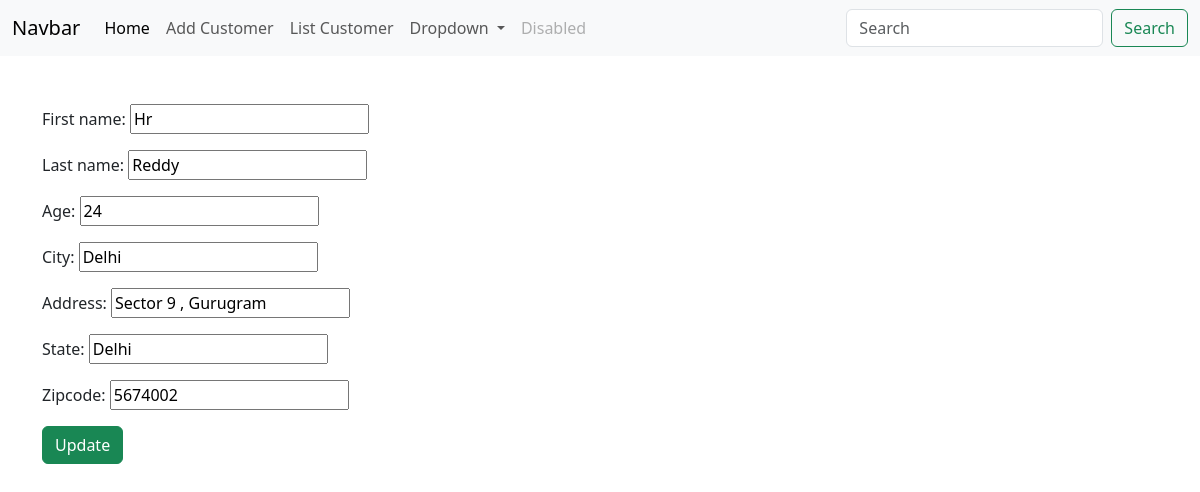
Page /update/3 on the committed database.
### crm_app1/models.py (models this page shows, shortened)
class CustomerRecord(models.Model):
    created_at = models.DateTimeField(auto_now_add=True)
    first_name = models.CharField(max_length=100)
    last_name = models.CharField(max_length=100)
    age = models.IntegerField()
    city = models.CharField(max_length=50)
    address = models.CharField(max_length=120)
    state = models.CharField(max_length=50)
    zipcode = models.IntegerField()

### crm_app1/views.py (the view)
# urls.py: path('update/<int:pk>', views.update_view,name="update"),
def update_view(request,pk):
    form_instance = CustomerRecord.objects.get(pk=pk)
    if request.method =="POST":
        form = CustomerRecordForm(request.POST,instance=form_instance)
        if form.is_valid():
            form.save()
            messages.success(request,"Customer Updated Successfully")
            return redirect("list-customer")
        else:
            messages.success(request,"Error Please Enter Correct Information")
            return redirect("list-customer")
    else:
        form = CustomerRecordForm(instance=form_instance)
        return render(request,"update.html",{'form':form})

### crm_app1/forms.py
class CustomerRecordForm(forms.ModelForm):
    class Meta:
        model = CustomerRecord
        fields = "__all__"

### crm_app1/templates/update.html (shortened to what this page needs)
{% extends "base.html"%}
{%block content%}
<br>
    <form action="" method="POST">
        {{form.as_p}}
        <input type="submit" name="" id=""
        class="btn btn-primary btn-success"  value="Update">
    </form>
{%endblock%}

### rows in the picture
CustomerRecord: first_name "Hr", last_name "Reddy", age "24", city "Delhi", address "Sector 9 , Gurugram", state "Delhi", zipcode "5674002"
